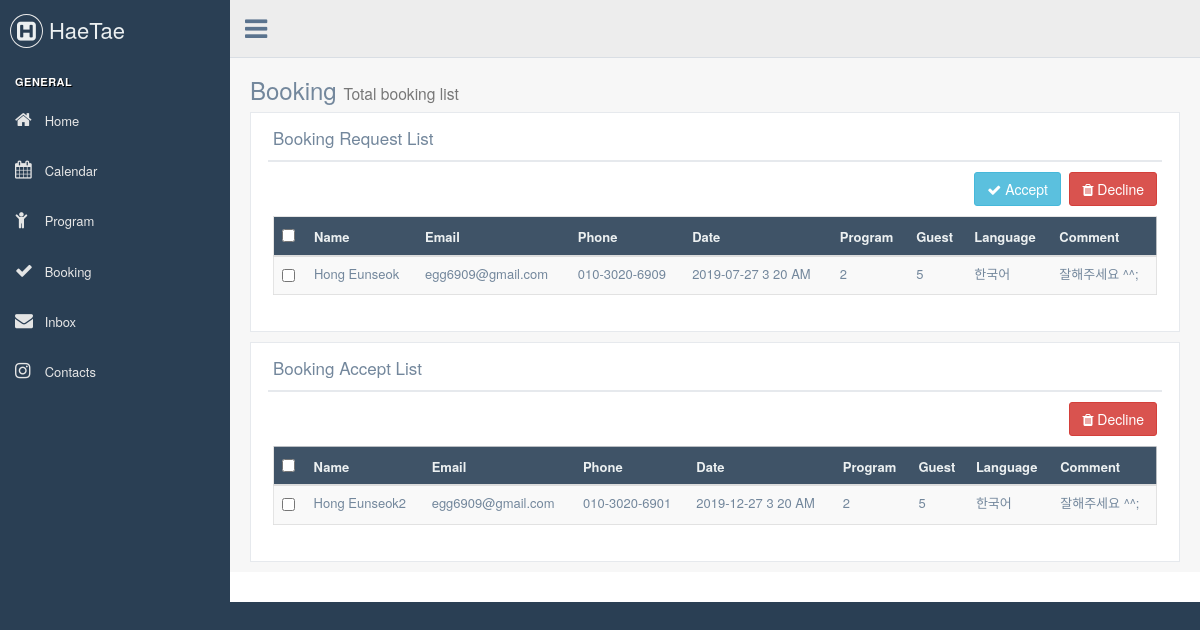
Page /admin/booking.php on the committed database.
### tables this page shows
CREATE TABLE `book` (
  `pk` int(11) NOT NULL,
  `state` tinyint(4) NOT NULL DEFAULT '0',
  `name` text,
  `email` text,
  `phone` text,
  `date` date DEFAULT NULL,
  `hour` text,
  `min` text,
  `a_p` text,
  `program` int(11) DEFAULT NULL,
  `guest` tinyint(4) DEFAULT NULL,
  `language` text,
  `comment` text
);

### src/admin/booking.php (the view, shortened to what this page needs)
<?php
$conn = mysqli_connect(
    'localhost',
    'root',
    'q1w2e3r4',
    'hmong');
$sql = "SELECT * FROM book WHERE state = 0";
$result = mysqli_query($conn, $sql);
$booking_list = '';
$i = 0;
while ($row = mysqli_fetch_array($result)) {
    $tr_class = $i++ % 2 == 0 ? "<tr class='even pointer'>" : "<tr class='odd pointer'>";
    $booking_list = $booking_list
        . $tr_class
        . "<td class='a-center '><input type='checkbox' data-id='{$row['pk']}' class='flat' name='table_records'></td>
		<td>{$row['name']}</td>
		<td>{$row['email']}</td>
		<td>{$row['phone']}</td>
		<td>{$row['date']} {$row['hour']} {$row['min']} {$row['a_p']}</td>
		<td>{$row['program']}</td>
		<td>{$row['guest']}</td>
		<td>{$row['language']}</td>
		<td class='last'>{$row['comment']}</td>
	  </tr>";
}
$sql = "SELECT * FROM book WHERE state = 1";
$result = mysqli_query($conn, $sql);
$accept_list = '';
$i = 0;
while ($row = mysqli_fetch_array($result)) {
    $tr_class = $i++ % 2 == 0 ? "<tr class='even pointer'>" : "<tr class='odd pointer'>";
    $accept_list = $accept_list
        . $tr_class
        . "<td class='a-center '><input type='checkbox' data-id='{$row['pk']}' class='flat' name='table_records'></td>
		<td>{$row['name']}</td>
		<td>{$row['email']}</td>
		<td>{$row['phone']}</td>
		<td>{$row['date']} {$row['hour']} {$row['min']} {$row['a_p']}</td>
		<td>{$row['program']}</td>
		<td>{$row['guest']}</td>
		<td>{$row['language']}</td>
		<td class='last'>{$row['comment']}</td>
	  </tr>
	";
}
?>
<!DOCTYPE html>
<html lang="en">
<head>
    <link href="../vendors/bootstrap/dist/css/bootstrap.min.css" rel="stylesheet">
    <link href="../vendors/font-awesome/css/font-awesome.min.css" rel="stylesheet">
    <link href="../vendors/nprogress/nprogress.css" rel="stylesheet">
    <link href="../vendors/iCheck/skins/flat/green.css" rel="stylesheet">
    <link href="../build/css/custom.min.css" rel="stylesheet">
</head>
<body class="nav-md">
<div class="container body">
    <div class="main_container">
        <?php include ("include/top_navigation.php"); ?>
        <div class="right_col" role="main">
            <div class="">
                <div class="page-title">
                    <div class="title_left">
                        <h3>Booking <small>Total booking list</small></h3>
                    </div>
                </div>
                <div class="clearfix"></div>
                <div class="row">
                    <div class="col-md-12 col-sm-12 col-xs-12">
                        <div class="x_panel">
                            <div class="x_title">
                                <h2>Booking Request List <small>Accept or Decline </small></h2>
                                <div class="clearfix"></div>
                            </div>
                            <div class="pull-right">
                                <button type='button' class='btn btn-info' onclick="acceptBook();"><i
                                            class="fa fa-check"></i> Accept
                                </button>
                                <button type='button' class='btn btn-danger' onclick="declineBook('bulk_action1');"><i
                                            class="fa fa-trash"></i> Decline
                                </button>
                            </div>
                            <div class="x_content">
                                <div class="table-responsive">
                                    <table class="table table-striped jambo_table bulk_action1">
                                        <thead>
                                        <tr class="headings">
                                            <th>
                                                <input type="checkbox" id="check-all" class="flat">
                                            </th>
                                            <th class="column-title">Name</th>
                                            <th class="column-title">Email</th>
                                            <th class="column-title">Phone</th>
                                            <th class="column-title">Date</th>
                                            <th class="column-title">Program</th>
                                            <th class="column-title">Guest</th>
                                            <th class="column-title">Language</th>
                                            <th class="column-title no-link last"><span class="nobr">Comment </span>
                                            </th>
                                        </tr>
                                        </thead>
                                        <tbody>
                                        <?= $booking_list ?>
                                        </tbody>
                                    </table>
                                </div>
                            </div>
                        </div>
                    </div>
                </div>
                <div class="row">
                    <div class="col-md-12 col-sm-12 col-xs-12">
                        <div class="x_panel">
                            <div class="x_title">
                                <h2>Booking Accept List <small>You can decline request</small></h2>
                                <div class="clearfix"></div>
                            </div>
                            <div class="pull-right">
                                <button type='button' class='btn btn-danger' onclick="declineBook('bulk_action2');"><i
                                            class="fa fa-trash"></i> Decline
                                </button>
                            </div>
                            <div class="x_content">
                                <div class="table-responsive">
                                    <table class="table table-striped jambo_table bulk_action2">
                                        <thead>
                                        <tr class="headings">
                                            <th>
                                                <input type="checkbox" id="check-all" class="flat">
                                            </th>
                                            <th class="column-title">Name</th>
                                            <th class="column-title">Email</th>
                                            <th class="column-title">Phone</th>
                                            <th class="column-title">Date</th>
                                            <th class="column-title">Program</th>
                                            <th class="column-title">Guest</th>
                                            <th class="column-title">Language</th>
                                            <th class="column-title no-link last"><span class="nobr">Comment </span>
                                            </th>
                                        </tr>
                                        </thead>
                                        <tbody>
                                        <?= $accept_list ?>
                                        </tbody>
                                    </table>
                                </div>
                            </div>
                        </div>
                    </div>
                </div>
            </div>
        </div>
        <footer>
        </footer>
    </div>
</div>
</body>
</html>

### src/admin/include/top_navigation.php (shortened to what this page needs)
<div class="col-md-3 left_col">
    <div class="left_col scroll-view">
        <div class="navbar nav_title" style="border: 0;">
            <a href="index.php" class="site_title"><i class="fa fa-h-square"></i> <span>HaeTae</span></a>
        </div>
        <br/>
        <div id="sidebar-menu" class="main_menu_side hidden-print main_menu">
            <div class="menu_section">
                <h3>General</h3>
                <ul class="nav side-menu">
                    <li><a href="home.php"><i class="fa fa-home"></i> Home </span></a></li>
                    <li><a href="calendar2.php"><i class="fa fa-calendar"></i> Calendar </span></a></li>
                    <li id="program_menu"><a href="program.php"><i class="fa fa-child"></i> Program </span></a></li>
                    <li><a href="booking.php"><i class="fa fa-check"></i> Booking </span></a></li>
                    <li><a href="inbox.php"><i class="fa fa-envelope"></i> Inbox </span></a></li>
                    <li id="contacts_menu"><a href="contacts.php"><i class="fa fa-instagram"></i> Contacts </span></a></li>
                </ul>
            </div>
        </div>
    </div>
</div>
<div class="top_nav">
    <div class="nav_menu">
        <nav>
            <div class="nav toggle">
                <a id="menu_toggle"><i class="fa fa-bars"></i></a>
            </div>
            <ul class="nav navbar-nav navbar-right">
                <li role="presentation" class="dropdown">
                    <a href="javascript:;" class="dropdown-toggle info-number" data-toggle="dropdown"
                       aria-expanded="false">
                    </a>
                </li>
            </ul>
        </nav>
    </div>
</div>

### rows in the picture
book: name "Hong Eunseok", email "egg6909@gmail.com", phone "010-3020-6909", date "2019-07-27", hour "3", min "20", a_p "AM", program "2", guest "5", language "한국어", comment "잘해주세요 ^^;"
book: name "Hong Eunseok2", email "egg6909@gmail.com", phone "010-3020-6901", date "2019-12-27", hour "3", min "20", a_p "AM", program "2", guest "5", language "한국어", comment "잘해주세요 ^^;"
